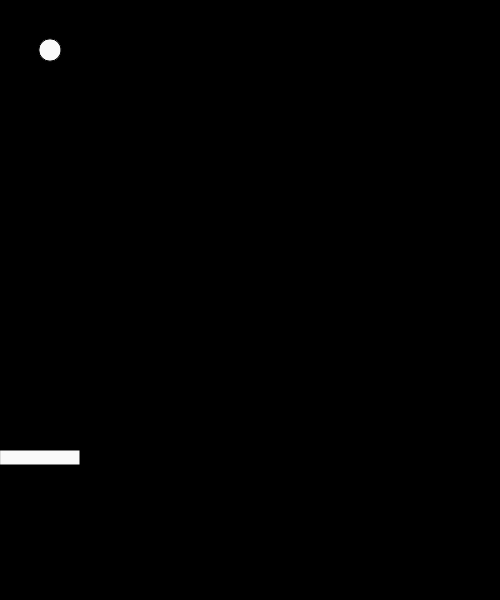
Frame 1 (no input)
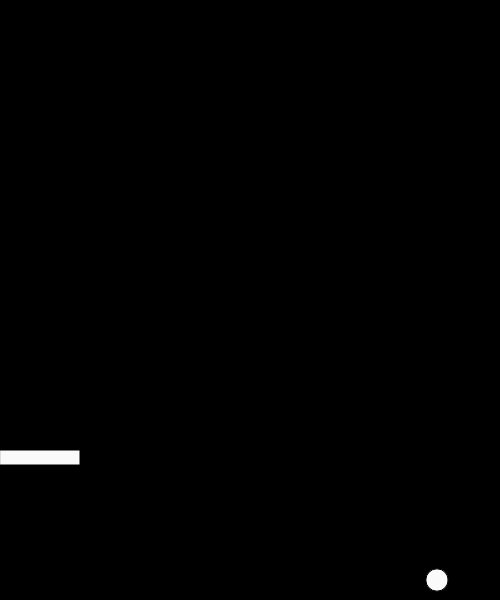
Frame 60 (no input)
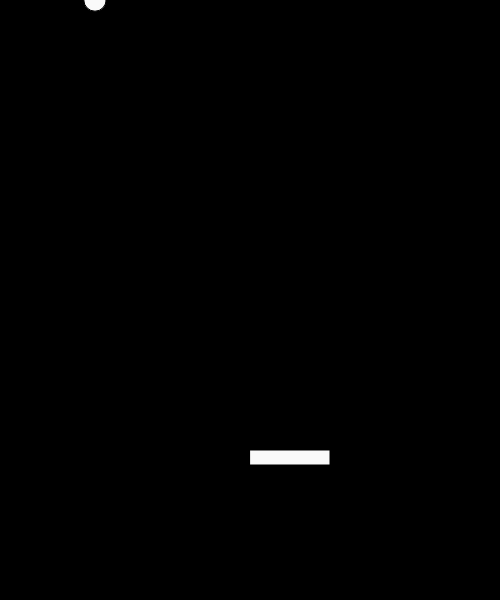
Frame 120 (the mouse pressed at the canvas centre since frame 60)

The p5.js sketch that drew these frames (run headless with seeded random() and noise() and a simulated clock; from frame 60 on, the mouse is pressed at the canvas centre):

// p5.js sketch
// ── sketch.js
var ballx = 50;
var bally = 50;
var ballxspeed = 9;
var ballyspeed = 10;


function setup() {
  createCanvas(500, 600);
  background (0);

}

function draw() {
	background(0);

	//distance from center of the screen
	var d = dist(60, 30, 40 ,40);

  	fill ((200, 250), (200, 250), (200, 250));
  	ellipse (ballx, bally, d, d);
    rect( mouseX, 450, 80, 15);

  	//bouncing horizontally
 	 ballx = ballx + ballxspeed;
  	
  	 if (ballx > 500 || ballx < 0)  {
     	ballxspeed = -ballxspeed;
  	}

  	//bouncing veritcally
  	bally = bally + ballyspeed;

  	if (bally > 600 || bally < 0) {
	 	  ballyspeed = -ballyspeed;
  	}

    
}
